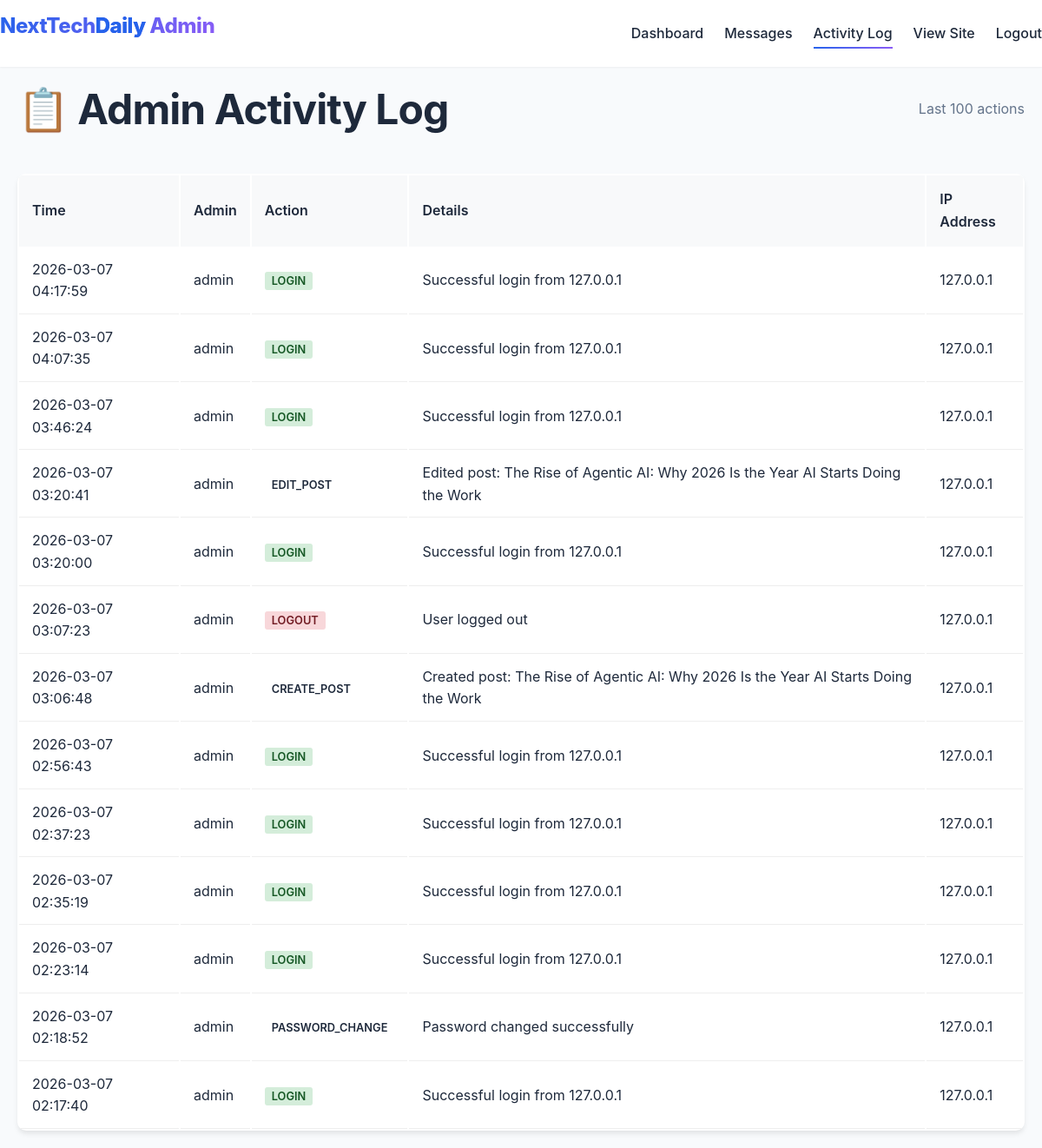
The page /admin/activity (signed in) on the database as committed earlier.
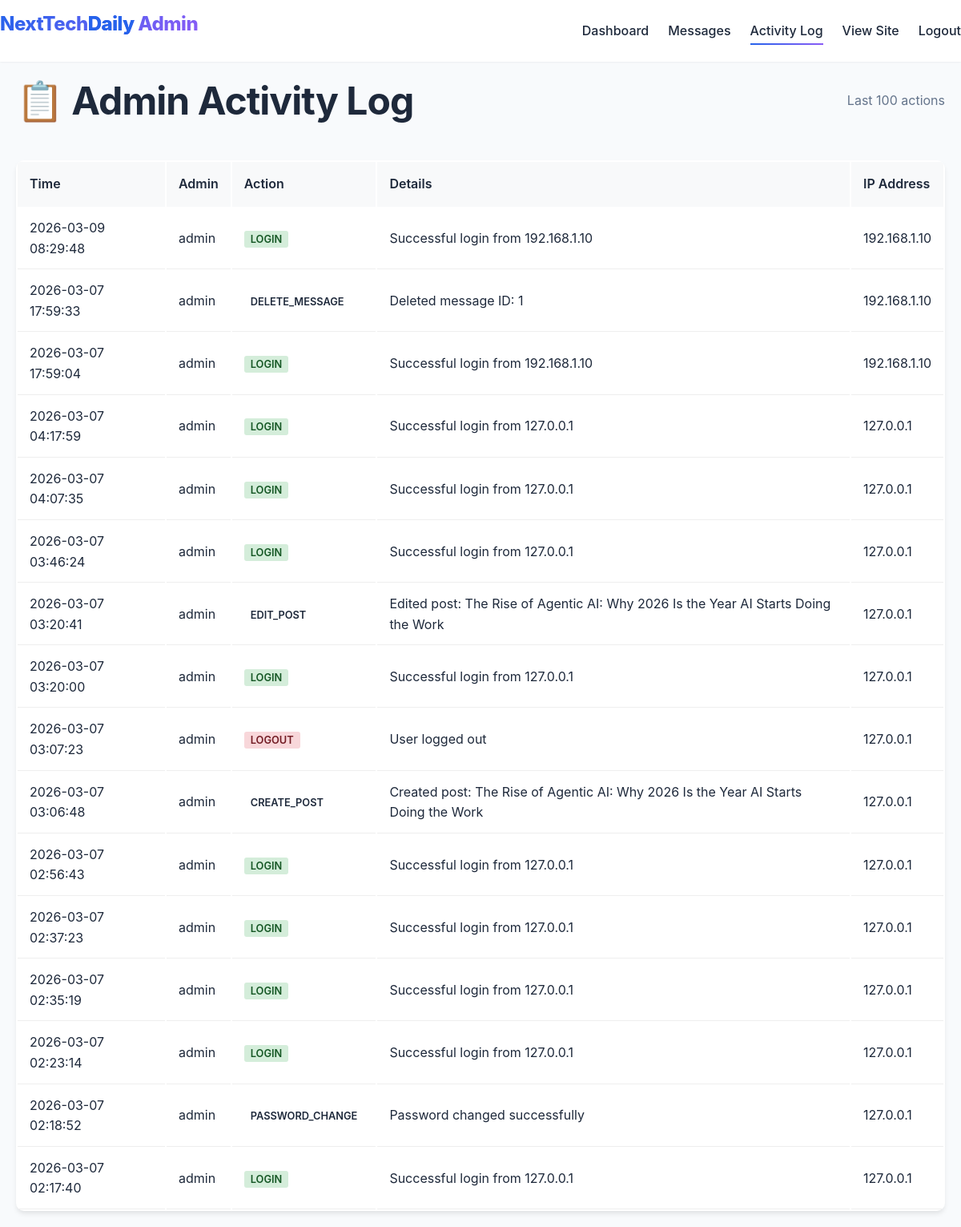
The same page on the database as committed later.
### tables this page shows
CREATE TABLE admin_activity (
                id INTEGER PRIMARY KEY AUTOINCREMENT,
                user_id INTEGER,
                action TEXT NOT NULL,
                details TEXT,
                ip_address TEXT,
                timestamp TIMESTAMP DEFAULT CURRENT_TIMESTAMP,
                FOREIGN KEY (user_id) REFERENCES users (id)
            );

CREATE TABLE users (
                id INTEGER PRIMARY KEY AUTOINCREMENT,
                username TEXT UNIQUE NOT NULL,
                password_hash TEXT NOT NULL,
                email TEXT,
                last_login TIMESTAMP,
                last_login_ip TEXT,
                failed_attempts INTEGER DEFAULT 0,
                locked_until TIMESTAMP,
                created_at TIMESTAMP DEFAULT CURRENT_TIMESTAMP
            );

### app.py (the view)
@app.route('/admin/activity')
@login_required
def admin_activity():
    db = get_db()
    if app.config['USING_POSTGRESQL']:
        activities = db.execute('''
            SELECT a.*, u.username
            FROM admin_activity a
            JOIN users u ON a.user_id = u.id
            ORDER BY a.timestamp DESC
            LIMIT 100
        ''').fetchall()
    else:
        activities = db.execute('''
            SELECT a.*, u.username
            FROM admin_activity a
            JOIN users u ON a.user_id = u.id
            ORDER BY a.timestamp DESC
            LIMIT 100
        ''').fetchall()
    return render_template('admin/activity.html', activities=activities)

### app.py (called while the page is built)
def get_db():
    if app.config['USING_POSTGRESQL']:
        db = getattr(g, '_database', None)
        if db is None:
            db = g._database = app.config['POSTGRESQL_POOL'].getconn()
        return db
    else:
        db = getattr(g, '_database', None)
        if db is None:
            os.makedirs(os.path.dirname(database_path), exist_ok=True)
            db = g._database = sqlite3.connect(database_path)
            db.row_factory = sqlite3.Row   # allows accessing columns by name
        return db

@app.teardown_appcontext
def close_connection(exception):
    db = getattr(g, '_database', None)
    if db is not None:
        if app.config['USING_POSTGRESQL']:
            app.config['POSTGRESQL_POOL'].putconn(db)
        else:
            db.close()

def login_required(view):
    @wraps(view)
    def wrapped_view(**kwargs):
        if 'user_id' not in session:
            flash('Please log in to access this page.', 'warning')
            return redirect(url_for('login'))
        if 'last_activity' in session:
            try:
                last_activity = datetime.fromisoformat(session['last_activity'])
                if datetime.now() - last_activity > app.config['PERMANENT_SESSION_LIFETIME']:
                    session.clear()
                    flash('Your session has expired. Please log in again.', 'warning')
                    return redirect(url_for('login'))
            except (ValueError, TypeError):
                pass
        session['last_activity'] = datetime.now().isoformat()
        return view(**kwargs)
    return wrapped_view

### templates/admin/activity.html (shortened to what this page needs)
<!DOCTYPE html>
<html lang="en">
<head>
    <link rel="stylesheet" href="{{ url_for('static', filename='css/style.css') }}">
</head>
<body>
    <header>
        <div class="container header-content">
            <h1 class="logo">NextTech<span>Daily</span> Admin</h1>
            <nav>
                <ul class="nav-links">
                    <li><a href="{{ url_for('admin_dashboard') }}">Dashboard</a></li>
                    <li><a href="{{ url_for('admin_messages') }}">Messages</a></li>
                    <li><a href="{{ url_for('admin_activity') }}" class="active">Activity Log</a></li>
                    <li><a href="{{ url_for('index') }}">View Site</a></li>
                    <li><a href="{{ url_for('logout') }}">Logout</a></li>
                </ul>
            </nav>
        </div>
    </header>
    <main class="activity-container">
        <div class="activity-header">
            <h1>📋 Admin Activity Log</h1>
            <p>Last 100 actions</p>
        </div>
        <table class="activity-table">
            <thead>
                <tr>
                    <th>Time</th>
                    <th>Admin</th>
                    <th>Action</th>
                    <th>Details</th>
                    <th>IP Address</th>
                </tr>
            </thead>
            <tbody>
                {% for activity in activities %}
                <tr>
                    <td>{{ activity.timestamp }}</td>
                    <td>{{ activity.username }}</td>
                    <td>
                        <span class="badge badge-{{ activity.action.lower() }}">
                            {{ activity.action }}
                        </span>
                    </td>
                    <td>{{ activity.details }}</td>
                    <td>{{ activity.ip_address }}</td>
                </tr>
                {% endfor %}
            </tbody>
        </table>
    </main>
</body>
</html>

### static/css/style.css (style rules this page uses)
:root { --primary-color: #2563eb; --primary-dark: #1d4ed8; --secondary-color: #10b981; --accent-color: #8b5cf6; --dark-bg: #0f172a; --light-bg: #f8fafc; --card-bg: #ffffff; --text-dark: #1e293b; --text-muted: #64748b; --text-light: #f1f5f9; --border-color: #e2e8f0; --success-color: #22c55e; --error-color: #ef4444; --warning-color: #f59e0b; --space-xs: 0.5rem; --space-sm: 1rem; --space-md: 1.5rem; --space-lg: 2rem; --space-xl: 3rem; --font-primary: 'Inter', -apple-system, BlinkMacSystemFont, 'Segoe UI', Roboto, Oxygen, Ubuntu, Cantarell, sans-serif; --font-heading: 'Inter', -apple-system, BlinkMacSystemFont, 'Segoe UI', sans-serif; --shadow-sm: 0 1px 2px 0 rgb(0 0 0 / 0.05); --shadow-md: 0 4px 6px -1px rgb(0 0 0 / 0.1); --shadow-lg: 0 10px 15px -3px rgb(0 0 0 / 0.1); --border-radius: 12px; --transition: all 0.3s ease; }
* { margin: 0; padding: 0; box-sizing: border-box; }
body { font-family: var(--font-primary); color: var(--text-dark); background-color: var(--light-bg); line-height: 1.6; min-height: 100vh; display: flex; flex-direction: column; }
h1, h2, h3, h4, h5, h6 { font-family: var(--font-heading); font-weight: 700; line-height: 1.2; margin-bottom: var(--space-sm); color: var(--text-dark); }
h1 { font-size: clamp(2rem, 5vw, 3rem); letter-spacing: -0.02em; }
p { margin-bottom: var(--space-sm); color: var(--text-muted); font-size: 1rem; }
a { color: var(--primary-color); text-decoration: none; transition: var(--transition); }
.container { width: 100%; max-width: 1200px; margin: 0 auto; padding: 0 var(--space-md); }
header { background-color: var(--card-bg); box-shadow: var(--shadow-sm); position: sticky; top: 0; z-index: 100; backdrop-filter: blur(10px); background-color: rgba(255, 255, 255, 0.9); }
.header-content { display: flex; justify-content: space-between; align-items: center; padding: var(--space-sm) 0; }
.logo { font-size: 1.5rem; font-weight: 800; background: linear-gradient(135deg, var(--primary-color), var(--accent-color)); -webkit-background-clip: text; -webkit-text-fill-color: transparent; background-clip: text; }
.logo span { -webkit-text-fill-color: var(--primary-color); }
.nav-links { display: flex; gap: var(--space-md); list-style: none; align-items: center; }
.nav-links a { color: var(--text-dark); font-weight: 500; padding: var(--space-xs) 0; position: relative; }
.nav-links a::after { content: ''; position: absolute; bottom: 0; left: 0; width: 0; height: 2px; background: linear-gradient(135deg, var(--primary-color), var(--accent-color)); transition: var(--transition); }
.nav-links a:hover::after, .nav-links a.active::after { width: 100%; }

### templates/admin/activity.html (style rules this page uses)
.activity-container { max-width: 1200px; margin: 0 auto; padding: 20px; }
.activity-header { display: flex; justify-content: space-between; align-items: center; margin-bottom: 30px; }
.activity-table { width: 100%; background: white; border-radius: 10px; overflow: hidden; box-shadow: var(--shadow-md); }
.activity-table th { background: #f8f9fa; padding: 15px; text-align: left; font-weight: 600; }
.activity-table td { padding: 12px 15px; border-bottom: 1px solid #eee; }
.badge { padding: 3px 8px; border-radius: 3px; font-size: 0.8rem; font-weight: 600; }
.badge-login { background: #d4edda; color: #155724; }
.badge-logout { background: #f8d7da; color: #721c24; }

Rows that differ between the two databases and show on the page:
added admin_activity: timestamp "2026-03-09 08:29:48", username "admin", action "LOGIN", details "Successful login from 192.168.1.10", ip_address "192.168.1.10"
added admin_activity: timestamp "2026-03-07 17:59:33", username "admin", action "DELETE_MESSAGE", details "Deleted message ID: 1", ip_address "192.168.1.10"
added admin_activity: timestamp "2026-03-07 17:59:04", username "admin", action "LOGIN", details "Successful login from 192.168.1.10", ip_address "192.168.1.10"
